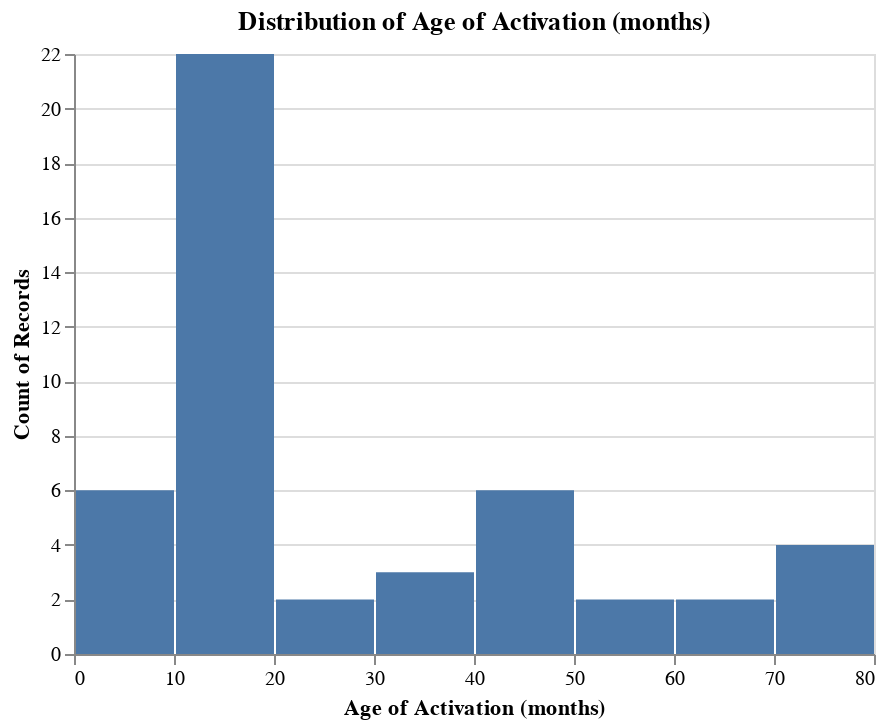

Source (notebook cell):
### Markdown cell above
### All data visualization:

### Code cell
# histogram of age of activation:
ah.histogram(alldf, 'Age of Activation (months)', output_directory)

### Figure 1 — Vega-Lite specification as saved in the notebook (floating-point values rounded to 4 significant figures)
{"config": {"view": {"continuousWidth": 400, "continuousHeight": 300}}, "data": {"name": "data-4416f89051a386f4a23cd33d6e41353e"}, "mark": "bar", "encoding": {"x": {"type": "quantitative", "bin": true, "field": "Age of Activation (months)", "title": "Age of Activation (months)"}, "y": {"type": "quantitative", "aggregate": "count"}}, "title": "Distribution of Age of Activation (months)", "$schema": "https://vega.github.io/schema/vega-lite/v4.8.1.json", "datasets": {"data-4416f89051a386f4a23cd33d6e41353e": [{"Unnamed: 0": 0, "ID": "942", "Group": "CI", "Condition": "Related", "Mean Amplitude": -15.61, "Age (months)": 56, "Time in Sound (months)": 43, "Age of Activation (months)": 13.0, "Region": "Frontal"}, {"Unnamed: 0": 1, "ID": "959", "Group": "CI", "Condition": "Related", "Mean Amplitude": -8.93, "Age (months)": 57, "Time in Sound (months)": 17, "Age of Activation (months)": 40.0, "Region": "Frontal"}, {"Unnamed: 0": 2, "ID": "925", "Group": "CI", "Condition": "Related", "Mean Amplitude": -12.59, "Age (months)": 58, "Time in Sound (months)": 52, "Age of Activation (months)": 6.0, "Region": "Frontal"}, {"Unnamed: 0": 3, "ID": "956", "Group": "CI", "Condition": "Related", "Mean Amplitude": -7.367, "Age (months)": 58, "Time in Sound (months)": 5, "Age of Activation (months)": 53.0, "Region": "Frontal"}, {"Unnamed: 0": 4, "ID": "955", "Group": "CI", "Condition": "Related", "Mean Amplitude": -2.817, "Age (months)": 61, "Time in Sound (months)": 49, "Age of Activation (months)": 12.0, "Region": "Frontal"}, {"Unnamed: 0": 5, "ID": "904", "Group": "CI", "Condition": "Related", "Mean Amplitude": -19.84, "Age (months)": 67, "Time in Sound (months)": 54, "Age of Activation (months)": 13.0, "Region": "Frontal"}, {"Unnamed: 0": 6, "ID": "911", "Group": "CI", "Condition": "Related", "Mean Amplitude": -16.24, "Age (months)": 67, "Time in Sound (months)": 54, "Age of Activation (months)": 13.0, "Region": "Frontal"}, {"Unnamed: 0": 7, "ID": "919", "Group": "CI", "Condition": "Related", "Mean Amplitude": -14.0, "Age (months)": 74, "Time in Sound (months)": 67, "Age of Activation (months)": 7.0, "Region": "Frontal"}, {"Unnamed: 0": 9, "ID": "945", "Group": "CI", "Condition": "Related", "Mean Amplitude": -8.855, "Age (months)": 77, "Time in Sound (months)": 56, "Age of Activation (months)": 21.0, "Region": "Frontal"}, {"Unnamed: 0": 10, "ID": "961", "Group": "CI", "Condition": "Related", "Mean Amplitude": -3.653, "Age (months)": 77, "Time in Sound (months)": 63, "Age of Activation (months)": 14.0, "Region": "Frontal"}, {"Unnamed: 0": 11, "ID": "903", "Group": "CI", "Condition": "Related", "Mean Amplitude": -20.12, "Age (months)": 82, "Time in Sound (months)": 72, "Age of Activation (months)": 10.0, "Region": "Frontal"}, {"Unnamed: 0": 13, "ID": "936", "Group": "CI", "Condition": "Related", "Mean Amplitude": 2.601, "Age (months)": 86, "Time in Sound (months)": 71, "Age of Activation (months)": 15.0, "Region": "Frontal"}, {"Unnamed: 0": 14, "ID": "901", "Group": "CI", "Condition": "Related", "Mean Amplitude": -28.02, "Age (months)": 86, "Time in Sound (months)": 68, "Age of Activation (months)": 18.0, "Region": "Frontal"}, {"Unnamed: 0": 15, "ID": "923", "Group": "CI", "Condition": "Related", "Mean Amplitude": -8.112, "Age (months)": 87, "Time in Sound (months)": 56, "Age of Activation (months)": 31.0, "Region": "Frontal"}, {"Unnamed: 0": 16, "ID": "924", "Group": "CI", "Condition": "Related", "Mean Amplitude": -7.386, "Age (months)": 87, "Time in Sound (months)": 74, "Age of Activation (months)": 13.0, "Region": "Frontal"}, {"Unnamed: 0": 17, "ID": "934", "Group": "CI", "Condition": "Related", "Mean Amplitude": -6.924, "Age (months)": 89, "Time in Sound (months)": 80, "Age of Activation (months)": 9.0, "Region": "Frontal"}, {"Unnamed: 0": 18, "ID": "951", "Group": "CI", "Condition": "Related", "Mean Amplitude": -20.02, "Age (months)": 89, "Time in Sound (months)": 49, "Age of Activation (months)": 40.0, "Region": "Frontal"}, {"Unnamed: 0": 19, "ID": "913", "Group": "CI", "Condition": "Related", "Mean Amplitude": -14.82, "Age (months)": 100, "Time in Sound (months)": 86, "Age of Activation (months)": 14.0, "Region": "Frontal"}, {"Unnamed: 0": 20, "ID": "910", "Group": "CI", "Condition": "Related", "Mean Amplitude": -24.73, "Age (months)": 102, "Time in Sound (months)": 87, "Age of Activation (months)": 15.0, "Region": "Frontal"}, {"Unnamed: 0": 21, "ID": "941", "Group": "CI", "Condition": "Related", "Mean Amplitude": -21.5, "Age (months)": 106, "Time in Sound (months)": 35, "Age of Activation (months)": 71.0, "Region": "Frontal"}, {"Unnamed: 0": 22, "ID": "947", "Group": "CI", "Condition": "Related", "Mean Amplitude": -6.167, "Age (months)": 106, "Time in Sound (months)": 27, "Age of Activation (months)": 79.0, "Region": "Frontal"}, {"Unnamed: 0": 23, "ID": "935", "Group": "CI", "Condition": "Related", "Mean Amplitude": -13.32, "Age (months)": 122, "Time in Sound (months)": 80, "Age of Activation (months)": 42.0, "Region": "Frontal"}, {"Unnamed: 0": 24, "ID": "937", "Group": "CI", "Condition": "Related", "Mean Amplitude": -14.51, "Age (months)": 122, "Time in Sound (months)": 55, "Age of Activation (months)": 67.0, "Region": "Frontal"}, {"Unnamed: 0": 25, "ID": "857", "Group": "HG", "Condition": "Related", "Mean Amplitude": -13.35, "Age (months)": 33, "Time in Sound (months)": 33, "Age of Activation (months)": null, "Region": "Frontal"}, {"Unnamed: 0": 26, "ID": "847", "Group": "HG", "Condition": "Related", "Mean Amplitude": -3.141, "Age (months)": 43, "Time in Sound (months)": 43, "Age of Activation (months)": null, "Region": "Frontal"}, {"Unnamed: 0": 27, "ID": "858", "Group": "HG", "Condition": "Related", "Mean Amplitude": -6.38, "Age (months)": 51, "Time in Sound (months)": 51, "Age of Activation (months)": null, "Region": "Frontal"}, {"Unnamed: 0": 28, "ID": "859", "Group": "HG", "Condition": "Related", "Mean Amplitude": -7.24, "Age (months)": 52, "Time in Sound (months)": 52, "Age of Activation (months)": null, "Region": "Frontal"}, {"Unnamed: 0": 29, "ID": "841", "Group": "HG", "Condition": "Related", "Mean Amplitude": -18.55, "Age (months)": 56, "Time in Sound (months)": 56, "Age of Activation (months)": null, "Region": "Frontal"}, {"Unnamed: 0": 30, "ID": "836", "Group": "HG", "Condition": "Related", "Mean Amplitude": -16.37, "Age (months)": 59, "Time in Sound (months)": 59, "Age of Activation (months)": null, "Region": "Frontal"}, {"Unnamed: 0": 31, "ID": "846", "Group": "HG", "Condition": "Related", "Mean Amplitude": -20.0, "Age (months)": 68, "Time in Sound (months)": 68, "Age of Activation (months)": null, "Region": "Frontal"}, {"Unnamed: 0": 32, "ID": "N4C01", "Group": "HG", "Condition": "Related", "Mean Amplitude": -4.009, "Age (months)": 61, "Time in Sound (months)": 61, "Age of Activation (months)": null, "Region": "Frontal"}, {"Unnamed: 0": 33, "ID": "842", "Group": "HG", "Condition": "Related", "Mean Amplitude": -15.07, "Age (months)": 67, "Time in Sound (months)": 67, "Age of Activation (months)": null, "Region": "Frontal"}, {"Unnamed: 0": 34, "ID": "848", "Group": "HG", "Condition": "Related", "Mean Amplitude": -13.68, "Age (months)": 74, "Time in Sound (months)": 74, "Age of Activation (months)": null, "Region": "Frontal"}, {"Unnamed: 0": 36, "ID": "N4C10", "Group": "HG", "Condition": "Related", "Mean Amplitude": -6.016, "Age (months)": 82, "Time in Sound (months)": 82, "Age of Activation (months)": null, "Region": "Frontal"}, {"Unnamed: 0": 37, "ID": "N4C13", "Group": "HG", "Condition": "Related", "Mean Amplitude": -28.01, "Age (months)": 85, "Time in Sound (months)": 85, "Age of Activation (months)": null, "Region": "Frontal"}, {"Unnamed: 0": 38, "ID": "809", "Group": "HG", "Condition": "Related", "Mean Amplitude": -18.31, "Age (months)": 99, "Time in Sound (months)": 99, "Age of Activation (months)": null, "Region": "Frontal"}, {"Unnamed: 0": 39, "ID": "N4C09", "Group": "HG", "Condition": "Related", "Mean Amplitude": -14.53, "Age (months)": 99, "Time in Sound (months)": 99, "Age of Activation (months)": null, "Region": "Frontal"}, {"Unnamed: 0": 40, "ID": "850", "Group": "HG", "Condition": "Related", "Mean Amplitude": -15.11, "Age (months)": 124, "Time in Sound (months)": 124, "Age of Activation (months)": null, "Region": "Frontal"}, {"Unnamed: 0": 41, "ID": "801", "Group": "HG", "Condition": "Related", "Mean Amplitude": -13.3, "Age (months)": 127, "Time in Sound (months)": 127, "Age of Activation (months)": null, "Region": "Frontal"}, {"Unnamed: 0": 42, "ID": "803", "Group": "HG", "Condition": "Related", "Mean Amplitude": -11.74, "Age (months)": 128, "Time in Sound (months)": 128, "Age of Activation (months)": null, "Region": "Frontal"}, {"Unnamed: 0": 43, "ID": "942", "Group": "CI", "Condition": "Unrelated", "Mean Amplitude": -19.68, "Age (months)": 56, "Time in Sound (months)": 43, "Age of Activation (months)": 13.0, "Region": "Frontal"}, {"Unnamed: 0": 44, "ID": "959", "Group": "CI", "Condition": "Unrelated", "Mean Amplitude": -15.05, "Age (months)": 57, "Time in Sound (months)": 17, "Age of Activation (months)": 40.0, "Region": "Frontal"}, {"Unnamed: 0": 45, "ID": "925", "Group": "CI", "Condition": "Unrelated", "Mean Amplitude": -15.04, "Age (months)": 58, "Time in Sound (months)": 52, "Age of Activation (months)": 6.0, "Region": "Frontal"}, {"Unnamed: 0": 46, "ID": "956", "Group": "CI", "Condition": "Unrelated", "Mean Amplitude": -20.8, "Age (months)": 58, "Time in Sound (months)": 5, "Age of Activation (months)": 53.0, "Region": "Frontal"}, {"Unnamed: 0": 47, "ID": "955", "Group": "CI", "Condition": "Unrelated", "Mean Amplitude": -2.808, "Age (months)": 61, "Time in Sound (months)": 49, "Age of Activation (months)": 12.0, "Region": "Frontal"}, {"Unnamed: 0": 48, "ID": "904", "Group": "CI", "Condition": "Unrelated", "Mean Amplitude": -20.64, "Age (months)": 67, "Time in Sound (months)": 54, "Age of Activation (months)": 13.0, "Region": "Frontal"}, {"Unnamed: 0": 49, "ID": "911", "Group": "CI", "Condition": "Unrelated", "Mean Amplitude": -17.36, "Age (months)": 67, "Time in Sound (months)": 54, "Age of Activation (months)": 13.0, "Region": "Frontal"}, {"Unnamed: 0": 50, "ID": "919", "Group": "CI", "Condition": "Unrelated", "Mean Amplitude": -15.46, "Age (months)": 74, "Time in Sound (months)": 67, "Age of Activation (months)": 7.0, "Region": "Frontal"}, {"Unnamed: 0": 52, "ID": "945", "Group": "CI", "Condition": "Unrelated", "Mean Amplitude": -16.92, "Age (months)": 77, "Time in Sound (months)": 56, "Age of Activation (months)": 21.0, "Region": "Frontal"}, {"Unnamed: 0": 53, "ID": "961", "Group": "CI", "Condition": "Unrelated", "Mean Amplitude": -19.6, "Age (months)": 77, "Time in Sound (months)": 63, "Age of Activation (months)": 14.0, "Region": "Frontal"}, {"Unnamed: 0": 54, "ID": "903", "Group": "CI", "Condition": "Unrelated", "Mean Amplitude": -24.76, "Age (months)": 82, "Time in Sound (months)": 72, "Age of Activation (months)": 10.0, "Region": "Frontal"}, {"Unnamed: 0": 55, "ID": "921", "Group": "CI", "Condition": "Unrelated", "Mean Amplitude": -33.19, "Age (months)": 82, "Time in Sound (months)": 46, "Age of Activation (months)": 36.0, "Region": "Frontal"}, {"Unnamed: 0": 56, "ID": "936", "Group": "CI", "Condition": "Unrelated", "Mean Amplitude": -6.697, "Age (months)": 86, "Time in Sound (months)": 71, "Age of Activation (months)": 15.0, "Region": "Frontal"}, {"Unnamed: 0": 57, "ID": "901", "Group": "CI", "Condition": "Unrelated", "Mean Amplitude": -3.359, "Age (months)": 86, "Time in Sound (months)": 68, "Age of Activation (months)": 18.0, "Region": "Frontal"}, {"Unnamed: 0": 58, "ID": "923", "Group": "CI", "Condition": "Unrelated", "Mean Amplitude": -22.51, "Age (months)": 87, "Time in Sound (months)": 56, "Age of Activation (months)": 31.0, "Region": "Frontal"}, {"Unnamed: 0": 59, "ID": "924", "Group": "CI", "Condition": "Unrelated", "Mean Amplitude": -18.95, "Age (months)": 87, "Time in Sound (months)": 74, "Age of Activation (months)": 13.0, "Region": "Frontal"}, {"Unnamed: 0": 60, "ID": "934", "Group": "CI", "Condition": "Unrelated", "Mean Amplitude": -14.02, "Age (months)": 89, "Time in Sound (months)": 80, "Age of Activation (months)": 9.0, "Region": "Frontal"}, {"Unnamed: 0": 61, "ID": "951", "Group": "CI", "Condition": "Unrelated", "Mean Amplitude": -19.7, "Age (months)": 89, "Time in Sound (months)": 49, "Age of Activation (months)": 40.0, "Region": "Frontal"}, {"Unnamed: 0": 62, "ID": "913", "Group": "CI", "Condition": "Unrelated", "Mean Amplitude": -15.58, "Age (months)": 100, "Time in Sound (months)": 86, "Age of Activation (months)": 14.0, "Region": "Frontal"}, {"Unnamed: 0": 63, "ID": "910", "Group": "CI", "Condition": "Unrelated", "Mean Amplitude": -35.34, "Age (months)": 102, "Time in Sound (months)": 87, "Age of Activation (months)": 15.0, "Region": "Frontal"}, {"Unnamed: 0": 64, "ID": "941", "Group": "CI", "Condition": "Unrelated", "Mean Amplitude": -19.01, "Age (months)": 106, "Time in Sound (months)": 35, "Age of Activation (months)": 71.0, "Region": "Frontal"}, {"Unnamed: 0": 65, "ID": "947", "Group": "CI", "Condition": "Unrelated", "Mean Amplitude": -19.22, "Age (months)": 106, "Time in Sound (months)": 27, "Age of Activation (months)": 79.0, "Region": "Frontal"}, {"Unnamed: 0": 66, "ID": "935", "Group": "CI", "Condition": "Unrelated", "Mean Amplitude": -16.62, "Age (months)": 122, "Time in Sound (months)": 80, "Age of Activation (months)": 42.0, "Region": "Frontal"}, {"Unnamed: 0": 67, "ID": "937", "Group": "CI", "Condition": "Unrelated", "Mean Amplitude": -27.73, "Age (months)": 122, "Time in Sound (months)": 55, "Age of Activation (months)": 67.0, "Region": "Frontal"}, {"Unnamed: 0": 68, "ID": "857", "Group": "HG", "Condition": "Unrelated", "Mean Amplitude": -8.053, "Age (months)": 33, "Time in Sound (months)": 33, "Age of Activation (months)": null, "Region": "Frontal"}, {"Unnamed: 0": 69, "ID": "847", "Group": "HG", "Condition": "Unrelated", "Mean Amplitude": -2.966, "Age (months)": 43, "Time in Sound (months)": 43, "Age of Activation (months)": null, "Region": "Frontal"}, {"Unnamed: 0": 70, "ID": "858", "Group": "HG", "Condition": "Unrelated", "Mean Amplitude": -18.59, "Age (months)": 51, "Time in Sound (months)": 51, "Age of Activation (months)": null, "Region": "Frontal"}, {"Unnamed: 0": 71, "ID": "859", "Group": "HG", "Condition": "Unrelated", "Mean Amplitude": -7.7, "Age (months)": 52, "Time in Sound (months)": 52, "Age of Activation (months)": null, "Region": "Frontal"}, {"Unnamed: 0": 72, "ID": "841", "Group": "HG", "Condition": "Unrelated", "Mean Amplitude": -28.02, "Age (months)": 56, "Time in Sound (months)": 56, "Age of Activation (months)": null, "Region": "Frontal"}, {"Unnamed: 0": 73, "ID": "836", "Group": "HG", "Condition": "Unrelated", "Mean Amplitude": -8.181, "Age (months)": 59, "Time in Sound (months)": 59, "Age of Activation (months)": null, "Region": "Frontal"}, {"Unnamed: 0": 74, "ID": "846", "Group": "HG", "Condition": "Unrelated", "Mean Amplitude": -27.16, "Age (months)": 68, "Time in Sound (months)": 68, "Age of Activation (months)": null, "Region": "Frontal"}, {"Unnamed: 0": 75, "ID": "N4C01", "Group": "HG", "Condition": "Unrelated", "Mean Amplitude": -17.46, "Age (months)": 61, "Time in Sound (months)": 61, "Age of Activation (months)": null, "Region": "Frontal"}, {"Unnamed: 0": 76, "ID": "842", "Group": "HG", "Condition": "Unrelated", "Mean Amplitude": -18.28, "Age (months)": 67, "Time in Sound (months)": 67, "Age of Activation (months)": null, "Region": "Frontal"}, {"Unnamed: 0": 77, "ID": "848", "Group": "HG", "Condition": "Unrelated", "Mean Amplitude": -15.1, "Age (months)": 74, "Time in Sound (months)": 74, "Age of Activation (months)": null, "Region": "Frontal"}, {"Unnamed: 0": 79, "ID": "N4C10", "Group": "HG", "Condition": "Unrelated", "Mean Amplitude": -9.489, "Age (months)": 82, "Time in Sound (months)": 82, "Age of Activation (months)": null, "Region": "Frontal"}, {"Unnamed: 0": 80, "ID": "N4C13", "Group": "HG", "Condition": "Unrelated", "Mean Amplitude": -25.55, "Age (months)": 85, "Time in Sound (months)": 85, "Age of Activation (months)": null, "Region": "Frontal"}, {"Unnamed: 0": 81, "ID": "809", "Group": "HG", "Condition": "Unrelated", "Mean Amplitude": -13.55, "Age (months)": 99, "Time in Sound (months)": 99, "Age of Activation (months)": null, "Region": "Frontal"}, {"Unnamed: 0": 82, "ID": "N4C09", "Group": "HG", "Condition": "Unrelated", "Mean Amplitude": -11.51, "Age (months)": 99, "Time in Sound (months)": 99, "Age of Activation (months)": null, "Region": "Frontal"}, {"Unnamed: 0": 83, "ID": "850", "Group": "HG", "Condition": "Unrelated", "Mean Amplitude": -22.29, "Age (months)": 124, "Time in Sound (months)": 124, "Age of Activation (months)": null, "Region": "Frontal"}, {"Unnamed: 0": 84, "ID": "801", "Group": "HG", "Condition": "Unrelated", "Mean Amplitude": -24.32, "Age (months)": 127, "Time in Sound (months)": 127, "Age of Activation (months)": null, "Region": "Frontal"}, {"Unnamed: 0": 85, "ID": "803", "Group": "HG", "Condition": "Unrelated", "Mean Amplitude": -15.16, "Age (months)": 128, "Time in Sound (months)": 128, "Age of Activation (months)": null, "Region": "Frontal"}]}}
